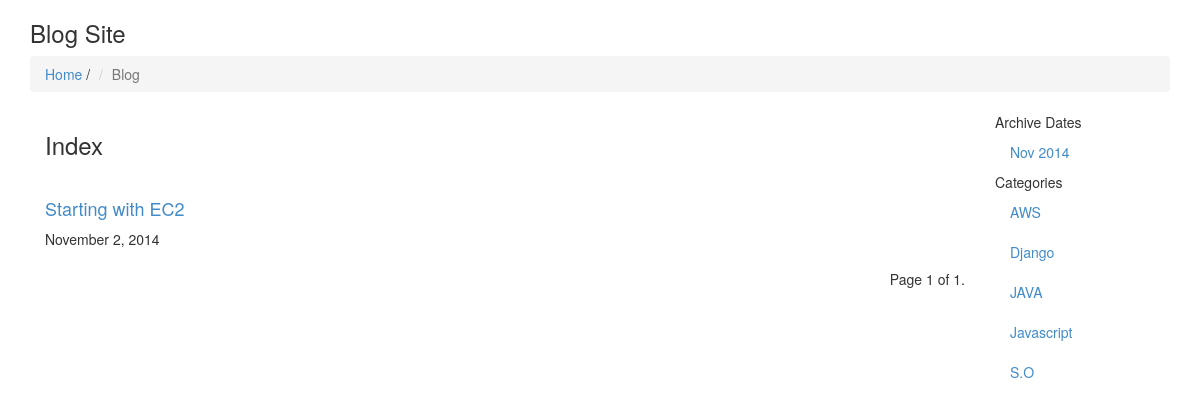
/blog/, run on an earlier commit of the app's database.
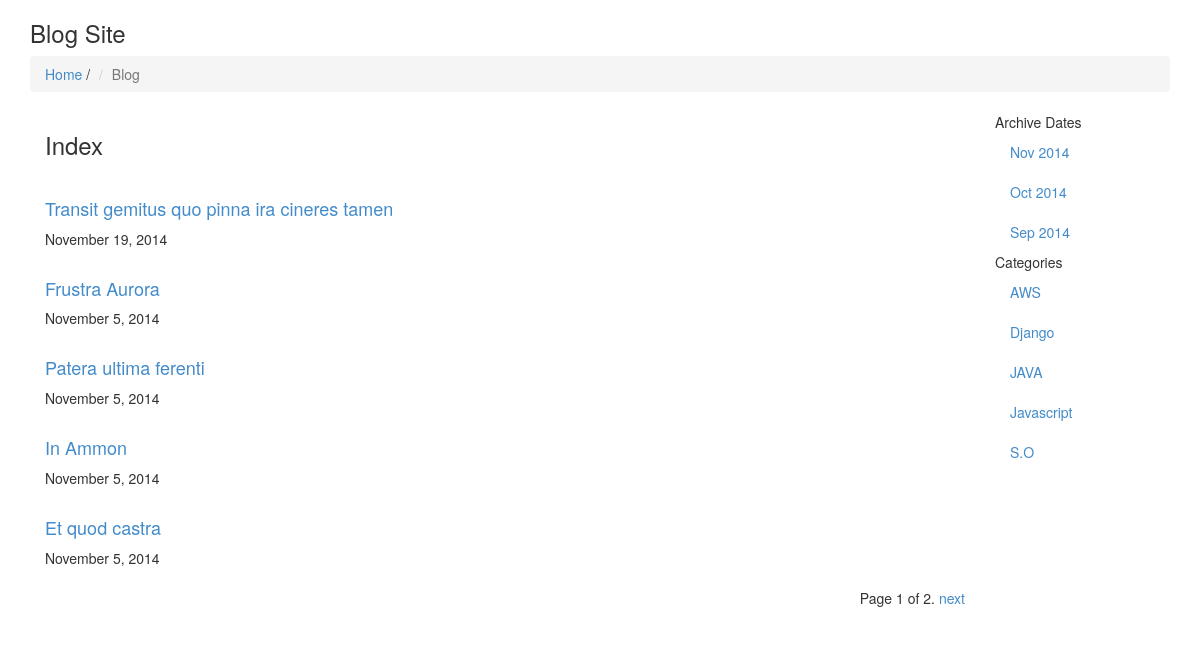
And on a later commit of the database.
### blog/models.py (models this page shows, shortened)
class Article(models.Model) :
    title = models.CharField(max_length = 255)
    slug = models.SlugField(
        verbose_name = 'Slug',
        help_text = 'Uri identifier.',
        max_length = 255,
        unique = True
    )
    content_markdown = models.TextField(
        verbose_name = 'Content (Markdown)',
    )
    content_markup = models.TextField(
        verbose_name = 'Content (Markup)',
    )
    categories = models.ManyToManyField(
        Category,
        verbose_name = 'Categories',
        null = True,
        blank = True
    )
    date_publish = models.DateTimeField(
        verbose_name = 'Publish Date',
    )
    class Meta:
        app_label = 'blog'
        verbose_name = 'Article'
        verbose_name_plural = 'Articles'
        ordering = ['-date_publish']

class Category(models.Model) :
    title = models.CharField(max_length = 255)
    slug = models.SlugField(
        verbose_name = 'Slug',
        help_text = 'Uri identifier.',
        max_length = 255,
        unique = True
    )
    class Meta:
        app_label = 'blog'
        verbose_name = "Category"
        verbose_name_plural = "Categories"
        ordering = ['title',]

### blog/views.py (the view)
def index(request) :
    archive_dates = Article.objects.datetimes('date_publish','month', order='DESC')
    categories = Category.objects.all()
    page = request.GET.get('page')
    article_queryset = Article.objects.all()
    paginator = Paginator(article_queryset, 5)
    try:
        articles = paginator.page(page)
    except PageNotAnInteger:
        articles = paginator.page(1)
    except EmptyPage:
        articles = paginator.page(paginator.num_pages)
    return render(
        request,
        "blog/article/index.html",
        {
            "articles" : articles,
            "archive_dates" : archive_dates,
            "categories" : categories
        }
    )

### blog/templates/blog/article/index.html (shortened to what this page needs)
{% extends "blog/base.html" %}
{% block breadcrumb %}
<ul class="breadcrumb">
  <li><a href="/">Home</a> <span class="divider">/</span></li>
  <li class="active">Blog</li>
</ul>
{% endblock %}
{% block content %}
<div>
    <div class="col-md-10">
        <h3>Index</h3>
        {% for item in articles %}
            <article class="news-item">
                <h4 class="title"><a href="{% url 'blog:blog-article-single' slug=item.slug %}">{{ item.title }}</a></h4>
                <div class="meta">{{ item.date_publish|date:"F j, Y" }}</div>
            </article>
        {% endfor %}
        <div class="pagination pull-right">
            <span class="step-links">
                <span class="current">
                    Page {{ articles.number }} of {{ articles.paginator.num_pages }}.
                </span>
                {% if articles.has_next %}
                    <a href="?page={{ articles.next_page_number }}">next</a>
                {% endif %}
            </span>
        </div>
    </div>
    <div class="col-md-2">
        <ul class="nav nav-list">
        {% if archive_dates|length > 0 %}
            <li class="nav-header">Archive Dates</li>
            {% for date in archive_dates %}
                <li><a href="{% url 'blog:blog-date-archive' year=date|date:'Y' month=date|date:'m' %}">{{ date|date:"M Y" }}</a></li>
            {% endfor %}
            <li class="nav-header">Categories</li>
            {% for tmp in categories %}
                <li{% if category.slug == tmp.slug %} class="active"{% endif %}><a href="{% url 'blog:blog-category-archive' slug=tmp.slug %}">{{ tmp.title }}</a></li>
            {% endfor %}
        {% endif %}
        </ul>
    </div>
</div>
{% endblock %}

### blog/templates/blog/base.html (shortened to what this page needs)
<!DOCTYPE html>
<html lang="en">
    <head>
        <link href="{{ STATIC_URL }}css/bootstrap.min.css" rel="stylesheet">
    </head>
    <body>
        <div id="wrap">
            <div class="container">
                <div class="masthead">
                    <h3 class="muted">Blog Site</h3>
                </div>
                {% block breadcrumb %}{% endblock %}
                {% block content %}{% endblock%}
            </div>
        </div>
    </body>
</html>

What changed in the data, as far as the page shows it:
no longer on this page (row unchanged): Article: title "Starting with EC2", date_publish "November 2, 2014"
added Article: title "Transit gemitus quo pinna ira cineres tamen", date_publish "November 19, 2014"
added Article: title "Frustra Aurora", date_publish "November 5, 2014"
added Article: title "Patera ultima ferenti", date_publish "November 5, 2014"
added Article: title "In Ammon", date_publish "November 5, 2014"
added Article: title "Et quod castra", date_publish "November 5, 2014"
Also different on the page:
{{ articles.paginator.num_pages }}: "1" → "2"
text now shown: "next"
new list line: "Oct 2014"
new list line: "Sep 2014"
